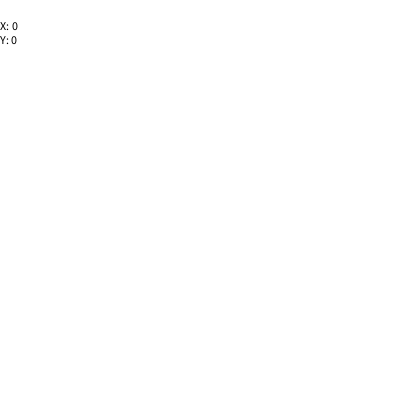
Frame 1 (no input)
Frame 60 (the mouse pressed at the canvas centre just before this capture): identical to frame 1, image omitted
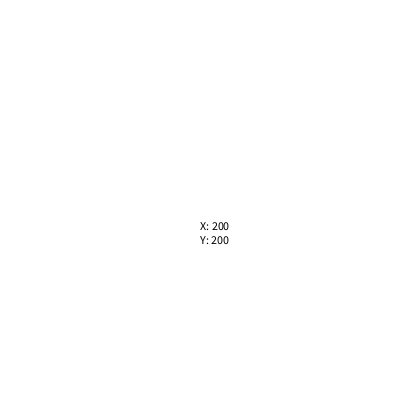
Frame 120 (the mouse held since frame 60 and released just before this capture)

The Processing sketch that drew these frames (run headless with seeded random() and noise(); from frame 60 on, the mouse is pressed at the canvas centre):

// Processing sketch: coordinates
// ── coordinates.pde
void setup() {
    size(400, 400);
}

void draw() {
    background(255);
    stroke(0);
    fill(0);
    if (mouseX >= 0 && mouseX <= width && mouseY >= 0 && mouseY <= height) {
        text("X: " + mouseX + "\nY: " + mouseY, mouseX, mouseY+30);   
    }
}
